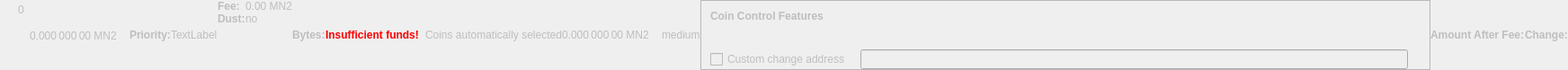
    <widget class="QWidget" name="dummyHideWidget" native="true">
     <property name="enabled">
      <bool>false</bool>
     </property>
     <property name="maximumSize">
      <size>
       <width>100</width>
       <height>22</height>
      </size>
     </property>
     <layout class="QHBoxLayout" name="dummyHideLayout">
      <property name="spacing">
       <number>0</number>
      </property>
      <property name="margin">
       <number>0</number>
      </property>
      <item>
       <layout class="QFormLayout" name="formLayoutCoinControl1">
        <property name="horizontalSpacing">
         <number>10</number>
        </property>
        <property name="verticalSpacing">
         <number>14</number>
        </property>
        <property name="leftMargin">
         <number>10</number>
        </property>
        <property name="topMargin">
         <number>4</number>
        </property>
        <property name="rightMargin">
         <number>6</number>
        </property>
        <item row="0" column="1">
         <widget class="QLabel" name="labelCoinControlBytes">
          <property name="cursor">
           <cursorShape>IBeamCursor</cursorShape>
          </property>
          <property name="contextMenuPolicy">
           <enum>Qt::ActionsContextMenu</enum>
          </property>
          <property name="text">
           <string notr="true">0</string>
          </property>
          <property name="textInteractionFlags">
           <set>Qt::LinksAccessibleByMouse|Qt::TextSelectableByKeyboard|Qt::TextSelectableByMouse</set>
          </property>
         </widget>
        </item>
       </layout>
      </item>
      <item>
       <widget class="QLabel" name="labelCoinControlAfterFee">
        <property name="enabled">
         <bool>false</bool>
        </property>
        <property name="sizePolicy">
         <sizepolicy hsizetype="Fixed" vsizetype="Fixed">
          <horstretch>0</horstretch>
          <verstretch>0</verstretch>
         </sizepolicy>
        </property>
        <property name="minimumSize">
         <size>
          <width>111</width>
          <height>12</height>
         </size>
        </property>
        <property name="maximumSize">
         <size>
          <width>111</width>
          <height>12</height>
         </size>
        </property>
        <property name="cursor">
         <cursorShape>IBeamCursor</cursorShape>
        </property>
        <property name="contextMenuPolicy">
         <enum>Qt::ActionsContextMenu</enum>
        </property>
        <property name="text">
         <string notr="true">0.000 000 00 MN2</string>
        </property>
        <property name="textInteractionFlags">
         <set>Qt::LinksAccessibleByMouse|Qt::TextSelectableByKeyboard|Qt::TextSelectableByMouse</set>
        </property>
       </widget>
      </item>
      <item>
       <widget class="QLabel" name="labelCoinControlPriorityText">
        <property name="enabled">
         <bool>false</bool>
        </property>
        <property name="font">
         <font>
          <weight>75</weight>
          <bold>true</bold>
         </font>
        </property>
        <property name="text">
         <string>Priority:</string>
        </property>
       </widget>
      </item>
      <item>
       <layout class="QHBoxLayout" name="horizontalLayout">
        <item>
         <widget class="QLabel" name="WarningLabel">
          <property name="text">
           <string>TextLabel</string>
          </property>
         </widget>
        </item>
       </layout>
      </item>
      <item>
       <layout class="QFormLayout" name="formLayoutCoinControl3">
        <property name="horizontalSpacing">
         <number>0</number>
        </property>
        <property name="verticalSpacing">
         <number>0</number>
        </property>
        <property name="leftMargin">
         <number>0</number>
        </property>
        <property name="topMargin">
         <number>0</number>
        </property>
        <property name="rightMargin">
         <number>0</number>
        </property>
        <item row="0" column="0">
         <widget class="QLabel" name="labelCoinControlFeeText">
          <property name="enabled">
           <bool>false</bool>
          </property>
          <property name="font">
           <font>
            <weight>75</weight>
            <bold>true</bold>
           </font>
          </property>
          <property name="text">
           <string>Fee:</string>
          </property>
          <property name="margin">
           <number>0</number>
          </property>
         </widget>
        </item>
        <item row="0" column="1">
         <widget class="QLabel" name="labelCoinControlFee">
          <property name="enabled">
           <bool>false</bool>
          </property>
          <property name="cursor">
           <cursorShape>IBeamCursor</cursorShape>
          </property>
          <property name="contextMenuPolicy">
           <enum>Qt::ActionsContextMenu</enum>
          </property>
          <property name="text">
           <string notr="true">0.00 MN2</string>
          </property>
          <property name="textInteractionFlags">
           <set>Qt::LinksAccessibleByMouse|Qt::TextSelectableByKeyboard|Qt::TextSelectableByMouse</set>
          </property>
         </widget>
        </item>
        <item row="1" column="0">
         <widget class="QLabel" name="labelCoinControlLowOutputText">
          <property name="enabled">
           <bool>false</bool>
          </property>
          <property name="font">
           <font>
            <weight>75</weight>
            <bold>true</bold>
           </font>
          </property>
          <property name="text">
           <string>Dust:</string>
          </property>
         </widget>
        </item>
        <item row="1" column="1">
         <widget class="QLabel" name="labelCoinControlLowOutput">
          <property name="enabled">
           <bool>false</bool>
          </property>
          <property name="cursor">
           <cursorShape>IBeamCursor</cursorShape>
          </property>
          <property name="contextMenuPolicy">
           <enum>Qt::ActionsContextMenu</enum>
          </property>
          <property name="text">
           <string>no</string>
          </property>
          <property name="textInteractionFlags">
           <set>Qt::LinksAccessibleByMouse|Qt::TextSelectableByKeyboard|Qt::TextSelectableByMouse</set>
          </property>
         </widget>
        </item>
       </layout>
      </item>
      <item>
       <widget class="QLabel" name="labelCoinControlBytesText">
        <property name="enabled">
         <bool>false</bool>
        </property>
        <property name="font">
         <font>
          <weight>75</weight>
          <bold>true</bold>
         </font>
        </property>
        <property name="text">
         <string>Bytes:</string>
        </property>
       </widget>
      </item>
      <item>
       <layout class="QFormLayout" name="formLayoutCoinControl2">
        <property name="horizontalSpacing">
         <number>0</number>
        </property>
        <property name="verticalSpacing">
         <number>0</number>
        </property>
        <property name="leftMargin">
         <number>0</number>
        </property>
        <property name="topMargin">
         <number>0</number>
        </property>
        <property name="rightMargin">
         <number>0</number>
        </property>
       </layout>
      </item>
      <item>
       <layout class="QHBoxLayout" name="horizontalLayoutCoinControl2">
        <property name="spacing">
         <number>0</number>
        </property>
        <property name="bottomMargin">
         <number>0</number>
        </property>
       </layout>
      </item>
      <item>
       <widget class="QLabel" name="labelCoinControlInsuffFunds">
        <property name="enabled">
         <bool>false</bool>
        </property>
        <property name="minimumSize">
         <size>
          <width>0</width>
          <height>0</height>
         </size>
        </property>
        <property name="font">
         <font>
          <weight>75</weight>
          <bold>true</bold>
         </font>
        </property>
        <property name="styleSheet">
         <string notr="true">color:red;font-weight:bold;</string>
        </property>
        <property name="text">
         <string>Insufficient funds!</string>
        </property>
        <property name="margin">
         <number>5</number>
        </property>
       </widget>
      </item>
      <item>
       <layout class="QFormLayout" name="formLayoutCoinControl4">
        <property name="horizontalSpacing">
         <number>0</number>
        </property>
        <property name="verticalSpacing">
         <number>0</number>
        </property>
        <property name="leftMargin">
         <number>0</number>
        </property>
        <property name="topMargin">
         <number>0</number>
        </property>
        <property name="rightMargin">
         <number>0</number>
        </property>
       </layout>
      </item>
      <item>
       <widget class="QLabel" name="labelCoinControlChangeLabel">
        <property name="enabled">
         <bool>false</bool>
        </property>
        <property name="sizePolicy">
         <sizepolicy hsizetype="Preferred" vsizetype="Expanding">
          <horstretch>0</horstretch>
          <verstretch>0</verstretch>
         </sizepolicy>
        </property>
        <property name="minimumSize">
         <size>
          <width>0</width>
          <height>0</height>
         </size>
        </property>
        <property name="text">
         <string/>
        </property>
        <property name="margin">
         <number>3</number>
        </property>
       </widget>
      </item>
      <item>
       <widget class="QLabel" name="labelCoinControlAutomaticallySelected">
        <property name="enabled">
         <bool>false</bool>
        </property>
        <property name="sizePolicy">
         <sizepolicy hsizetype="Fixed" vsizetype="Fixed">
          <horstretch>0</horstretch>
          <verstretch>0</verstretch>
         </sizepolicy>
        </property>
        <property name="minimumSize">
         <size>
          <width>0</width>
          <height>0</height>
         </size>
        </property>
        <property name="maximumSize">
         <size>
          <width>240</width>
          <height>16777215</height>
         </size>
        </property>
        <property name="text">
         <string>Coins automatically selected</string>
        </property>
        <property name="margin">
         <number>5</number>
        </property>
       </widget>
      </item>
      <item>
       <widget class="QLabel" name="labelCoinControlChange">
        <property name="enabled">
         <bool>false</bool>
        </property>
        <property name="sizePolicy">
         <sizepolicy hsizetype="Fixed" vsizetype="Fixed">
          <horstretch>0</horstretch>
          <verstretch>0</verstretch>
         </sizepolicy>
        </property>
        <property name="minimumSize">
         <size>
          <width>111</width>
          <height>0</height>
         </size>
        </property>
        <property name="maximumSize">
         <size>
          <width>111</width>
          <height>16777215</height>
         </size>
        </property>
        <property name="cursor">
         <cursorShape>IBeamCursor</cursorShape>
        </property>
        <property name="contextMenuPolicy">
         <enum>Qt::ActionsContextMenu</enum>
        </property>
        <property name="text">
         <string notr="true">0.000 000 00 MN2</string>
        </property>
        <property name="textInteractionFlags">
         <set>Qt::LinksAccessibleByMouse|Qt::TextSelectableByKeyboard|Qt::TextSelectableByMouse</set>
        </property>
       </widget>
      </item>
      <item>
       <widget class="QLabel" name="labelCoinControlPriority">
        <property name="enabled">
         <bool>false</bool>
        </property>
        <property name="cursor">
         <cursorShape>IBeamCursor</cursorShape>
        </property>
        <property name="contextMenuPolicy">
         <enum>Qt::ActionsContextMenu</enum>
        </property>
        <property name="text">
         <string>medium</string>
        </property>
        <property name="textInteractionFlags">
         <set>Qt::LinksAccessibleByMouse|Qt::TextSelectableByKeyboard|Qt::TextSelectableByMouse</set>
        </property>
       </widget>
      </item>
      <item>
       <widget class="QFrame" name="frameCoinControl">
        <property name="sizePolicy">
         <sizepolicy hsizetype="Expanding" vsizetype="Expanding">
          <horstretch>0</horstretch>
          <verstretch>0</verstretch>
         </sizepolicy>
        </property>
        <property name="maximumSize">
         <size>
          <width>16777215</width>
          <height>16777215</height>
         </size>
        </property>
        <property name="frameShape">
         <enum>QFrame::StyledPanel</enum>
        </property>
        <property name="frameShadow">
         <enum>QFrame::Sunken</enum>
        </property>
        <layout class="QVBoxLayout" name="verticalLayoutCoinControl2_2">
         <property name="spacing">
          <number>0</number>
         </property>
         <property name="margin">
          <number>0</number>
         </property>
         <item>
          <layout class="QVBoxLayout" name="verticalLayoutCoinControl" stretch="0,0,0,1">
           <property name="spacing">
            <number>0</number>
           </property>
           <property name="leftMargin">
            <number>10</number>
           </property>
           <property name="topMargin">
            <number>10</number>
           </property>
           <item>
            <layout class="QHBoxLayout" name="horizontalLayoutCoinControl1">
             <property name="bottomMargin">
              <number>15</number>
             </property>
             <item>
              <widget class="QLabel" name="labelCoinControlFeatures">
               <property name="enabled">
                <bool>false</bool>
               </property>
               <property name="sizePolicy">
                <sizepolicy hsizetype="Preferred" vsizetype="Maximum">
                 <horstretch>0</horstretch>
                 <verstretch>0</verstretch>
                </sizepolicy>
               </property>
               <property name="font">
                <font>
                 <weight>75</weight>
                 <bold>true</bold>
                </font>
               </property>
               <property name="styleSheet">
                <string notr="true">font-weight:bold;</string>
               </property>
               <property name="text">
                <string>Coin Control Features</string>
               </property>
              </widget>
             </item>
            </layout>
           </item>
           <item>
            <widget class="QWidget" name="widgetCoinControl" native="true">
             <property name="sizePolicy">
              <sizepolicy hsizetype="Preferred" vsizetype="Preferred">
               <horstretch>0</horstretch>
               <verstretch>0</verstretch>
              </sizepolicy>
             </property>
             <property name="minimumSize">
              <size>
               <width>0</width>
               <height>0</height>
              </size>
             </property>
             <property name="styleSheet">
              <string notr="true"/>
             </property>
             <layout class="QHBoxLayout" name="horizontalLayoutCoinControl5_2">
              <property name="margin">
               <number>0</number>
              </property>
              <item>
               <layout class="QHBoxLayout" name="horizontalLayoutCoinControl3">
                <property name="spacing">
                 <number>20</number>
                </property>
                <property name="topMargin">
                 <number>0</number>
                </property>
                <property name="bottomMargin">
                 <number>10</number>
                </property>
               </layout>
              </item>
             </layout>
            </widget>
           </item>
           <item>
            <layout class="QHBoxLayout" name="horizontalLayoutCoinControl4" stretch="0,0,0">
             <property name="spacing">
              <number>12</number>
             </property>
             <property name="sizeConstraint">
              <enum>QLayout::SetDefaultConstraint</enum>
             </property>
             <property name="topMargin">
              <number>5</number>
             </property>
             <property name="rightMargin">
              <number>5</number>
             </property>
             <item>
              <widget class="QCheckBox" name="checkBoxCoinControlChange">
               <property name="enabled">
                <bool>false</bool>
               </property>
               <property name="toolTip">
                <string>If this is activated, but the change address is empty or invalid, change will be sent to a newly generated address.</string>
               </property>
               <property name="text">
                <string>Custom change address</string>
               </property>
              </widget>
             </item>
             <item>
              <widget class="QValidatedLineEdit" name="lineEditCoinControlChange">
               <property name="enabled">
                <bool>false</bool>
               </property>
               <property name="sizePolicy">
                <sizepolicy hsizetype="Expanding" vsizetype="Fixed">
                 <horstretch>0</horstretch>
                 <verstretch>0</verstretch>
                </sizepolicy>
               </property>
              </widget>
             </item>
             <item>
              <widget class="QLabel" name="labelCoinControlChangeLabel_2">
               <property name="sizePolicy">
                <sizepolicy hsizetype="Preferred" vsizetype="Expanding">
                 <horstretch>0</horstretch>
                 <verstretch>0</verstretch>
                </sizepolicy>
               </property>
               <property name="minimumSize">
                <size>
                 <width>0</width>
                 <height>0</height>
                </size>
               </property>
               <property name="text">
                <string/>
               </property>
               <property name="margin">
                <number>3</number>
               </property>
              </widget>
             </item>
            </layout>
           </item>
           <item>
            <spacer name="verticalSpacerCoinControl">
             <property name="orientation">
              <enum>Qt::Vertical</enum>
             </property>
             <property name="sizeHint" stdset="0">
              <size>
               <width>800</width>
               <height>1</height>
              </size>
             </property>
            </spacer>
           </item>
          </layout>
         </item>
        </layout>
       </widget>
      </item>
      <item>
       <widget class="QLabel" name="labelCoinControlAfterFeeText">
        <property name="enabled">
         <bool>false</bool>
        </property>
        <property name="minimumSize">
         <size>
          <width>0</width>
          <height>0</height>
         </size>
        </property>
        <property name="maximumSize">
         <size>
          <width>16777215</width>
          <height>16777215</height>
         </size>
        </property>
        <property name="font">
         <font>
          <weight>75</weight>
          <bold>true</bold>
         </font>
        </property>
        <property name="text">
         <string>Amount After Fee:</string>
        </property>
        <property name="alignment">
         <set>Qt::AlignLeading|Qt::AlignLeft|Qt::AlignVCenter</set>
        </property>
        <property name="margin">
         <number>0</number>
        </property>
       </widget>
      </item>
      <item>
       <widget class="QLabel" name="labelCoinControlChangeText">
        <property name="enabled">
         <bool>false</bool>
        </property>
        <property name="sizePolicy">
         <sizepolicy hsizetype="Preferred" vsizetype="Preferred">
          <horstretch>0</horstretch>
          <verstretch>0</verstretch>
         </sizepolicy>
        </property>
        <property name="minimumSize">
         <size>
          <width>0</width>
          <height>0</height>
         </size>
        </property>
        <property name="maximumSize">
         <size>
          <width>16777215</width>
          <height>16777215</height>
         </size>
        </property>
        <property name="font">
         <font>
          <weight>75</weight>
          <bold>true</bold>
         </font>
        </property>
        <property name="text">
         <string>Change:</string>
        </property>
        <property name="alignment">
         <set>Qt::AlignLeading|Qt::AlignLeft|Qt::AlignVCenter</set>
        </property>
       </widget>
      </item>
     </layout>
    </widget>
